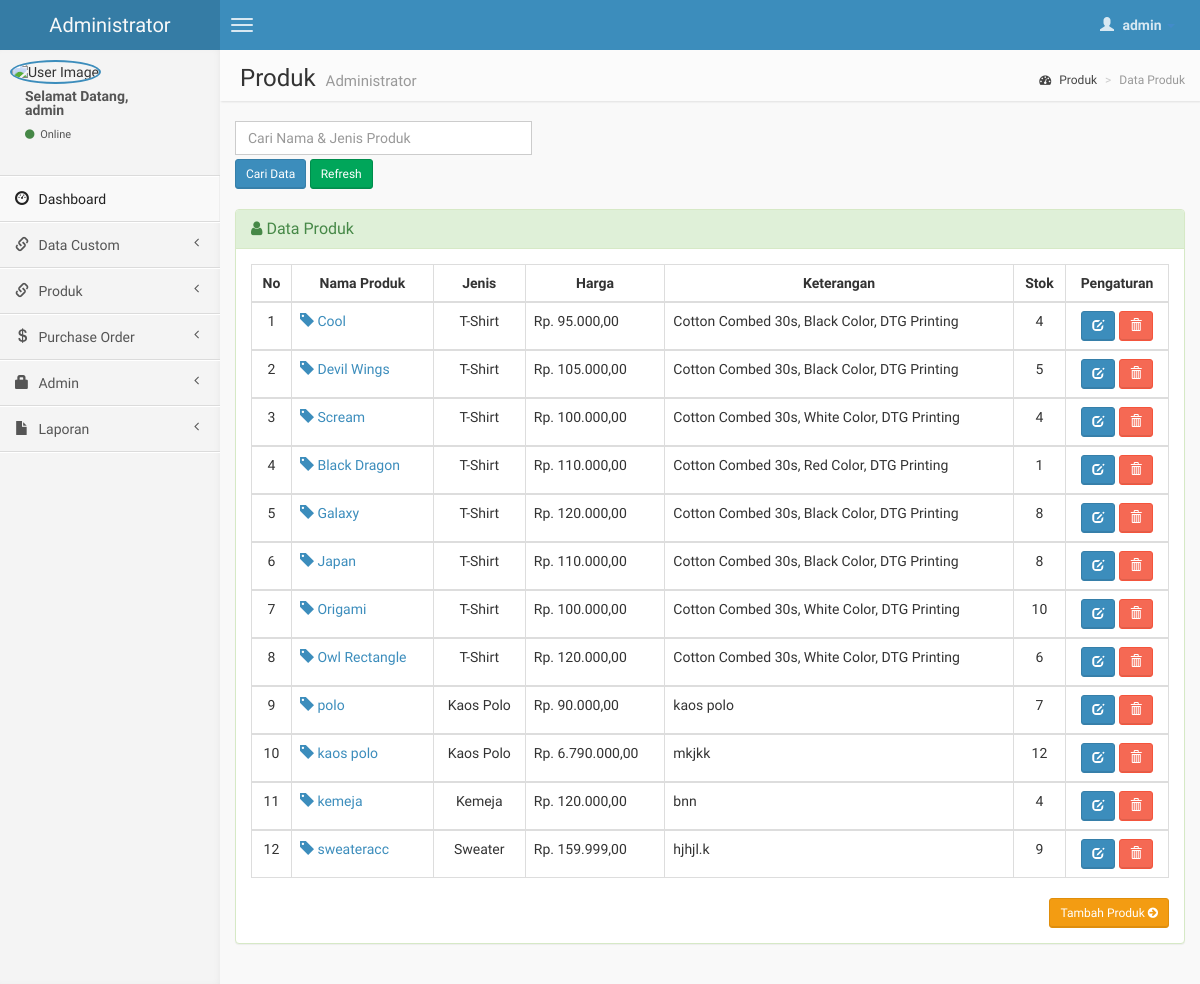
The app's page /admin/produk.php (signed in) with its own data.
### tables this page shows
CREATE TABLE `produk` (
  `kode` int(10) NOT NULL,
  `nama` varchar(30) NOT NULL,
  `jenis` varchar(10) NOT NULL,
  `size` varchar(20) NOT NULL,
  `color` varchar(20) NOT NULL,
  `harga` int(10) NOT NULL,
  `keterangan` varchar(100) NOT NULL,
  `stok` int(3) NOT NULL,
  `gambar` varchar(40) NOT NULL
);

### admin/produk.php (the view, shortened to what this page needs)
<?php include('header.php'); ?>
    <body class="skin-blue">
        <header class="header">
            <a href="index.php" class="logo">
                Administrator
            </a>
            <nav class="navbar navbar-static-top" role="navigation">
                <a href="#" class="navbar-btn sidebar-toggle" data-toggle="offcanvas" role="button">
                    <span class="icon-bar"></span>
                    <span class="icon-bar"></span>
                    <span class="icon-bar"></span>
                </a>
                <div class="navbar-right">
                    <ul class="nav navbar-nav">
                        <li class="dropdown user user-menu">
                            <a href="#" class="dropdown-toggle" data-toggle="dropdown">
                                <i class="glyphicon glyphicon-user"></i>
                                <span><?php echo $_SESSION['fullname']; ?> <i class="caret"></i></span>
                            </a>
                        </li>
                    </ul>
                </div>
            </nav>
        </header>
        <div class="wrapper row-offcanvas row-offcanvas-left">
            <aside class="left-side sidebar-offcanvas">
                <section class="sidebar">
                    <div class="user-panel">
                        <div class="pull-left image">
                            <img src="<?php echo $_SESSION['gambar']; ?>" class="img-circle" alt="User Image" style="border: 2px solid #3C8DBC;" />
                        </div>
                        <div class="pull-left info">
                            <p>Selamat Datang,<br /><?php echo $_SESSION['fullname']; ?></p>
                            <a href="#"><i class="fa fa-circle text-success"></i> Online</a>
                        </div>
                    </div>
                    <?php include "menu.php"; ?>
                </section>
            </aside>
            <aside class="right-side">
                <section class="content-header">
                    <h1>
                        Produk
                        <small>Administrator</small>
                    </h1>
                    <ol class="breadcrumb">
                        <li><a href="#"><i class="fa fa-dashboard"></i> Produk</a></li>
                        <li class="active">Data Produk</li>
                    </ol>
                </section>
                <section class="content">
                    <div class="row">
              <div class="col-lg-4">
              <form action='produk.php' method="POST">
	       <input type='text' class="form-control" style="margin-bottom: 4px;" name='qcari' placeholder='Cari Nama & Jenis Produk' required />
           <input type='submit' value='Cari Data' class="btn btn-sm btn-primary" /> <a href='produk.php' class="btn btn-sm btn-success" >Refresh</i></a>
          	</div>
              </div>
                    <br />
                    <div class="row">
                        <div class="col-lg-12">
                    <div class="panel panel-success">
                        <div class="panel-heading">
                        <h3 class="panel-title"><i class="fa fa-user"></i> Data Produk </h3>
                        </div>
                        <div class="panel-body">
                    <?php
                    $query1="select * from produk";
                    $tampil=mysqli_query($koneksi, $query1) or die(mysqli_error());
                    ?>
                  <table id="example" class="table table-hover table-bordered">
                  <thead>
                      <tr>
                        <th><center>No </center></th>
                        <th><center>Nama Produk </i></center></th>
                        <th><center>Jenis </center></th>
                        <th><center>Harga </center></th>
                        <th><center>Keterangan </center></th>
                        <th><center>Stok </center></th>
                        <th><center>Pengaturan</center></th>
                      </tr>
                  </thead>
                     <?php
                     $no=0;
                     while($data=mysqli_fetch_array($tampil))
                    { $no++; ?>
                    <tbody>
                    <tr>
                    <td><center><?php echo $no; ?></center></td>
                    <td><a href="detail-produk.php?hal=edit&kd=<?php echo $data['kode'];?>"><span class="glyphicon glyphicon-tag"></span> <?php echo $data['nama'];?></td>
                    <td><center><?php echo $data['jenis'];?></center></td>
                    <td>Rp. <?php echo number_format($data['harga'],2,",",".");?></td>
                    <td><?php echo $data['keterangan']; ?></td>
                    <td><center><?php echo $data['stok']; ?></center></td>
                    <td><center><div id="thanks"><a class="btn btn-sm btn-primary" data-placement="bottom" data-toggle="tooltip" title="Edit Produk" href="edit-produk.php?hal=edit&kode=<?php echo $data['kode'];?>"><span class="glyphicon glyphicon-edit"></span></a>
                    <a onclick="return confirm ('Yakin hapus <?php echo $data['nama'];?>.?');" class="btn btn-sm btn-danger tooltips" data-placement="bottom" data-toggle="tooltip" title="Hapus Produk" href="produk.php?hal=hapus&kd=<?php echo $data['kode'];?>"><span class="glyphicon glyphicon-trash"></a></center></td></tr></div>
                 <?php
              }
              ?>
                   </tbody>
                <div class="text-right">
                  <a href="input-produk.php" class="btn btn-sm btn-warning">Tambah Produk <i class="fa fa-arrow-circle-right"></i></a>
                </div>
<?php include('footer.php'); ?>

### records on screen
produk: nama "Cool", jenis "T-Shirt", harga "95.000,00", keterangan "Cotton Combed 30s, Black Color, DTG Printing", stok "4"
produk: nama "Devil Wings", jenis "T-Shirt", harga "105.000,00", keterangan "Cotton Combed 30s, Black Color, DTG Printing", stok "5"
produk: nama "Scream", jenis "T-Shirt", harga "100.000,00", keterangan "Cotton Combed 30s, White Color, DTG Printing", stok "4"
produk: nama "Black Dragon", jenis "T-Shirt", harga "110.000,00", keterangan "Cotton Combed 30s, Red Color, DTG Printing", stok "1"
produk: nama "Galaxy", jenis "T-Shirt", harga "120.000,00", keterangan "Cotton Combed 30s, Black Color, DTG Printing", stok "8"
produk: nama "Japan", jenis "T-Shirt", harga "110.000,00", keterangan "Cotton Combed 30s, Black Color, DTG Printing", stok "8"
produk: nama "Origami", jenis "T-Shirt", harga "100.000,00", keterangan "Cotton Combed 30s, White Color, DTG Printing", stok "10"
produk: nama "Owl Rectangle", jenis "T-Shirt", harga "120.000,00", keterangan "Cotton Combed 30s, White Color, DTG Printing", stok "6"
produk: nama "polo", jenis "Kaos Polo", harga "90.000,00", keterangan "kaos polo", stok "7"
produk: nama "kaos polo", jenis "Kaos Polo", harga "6.790.000,00", keterangan "mkjkk", stok "12"
produk: nama "kemeja", jenis "Kemeja", harga "120.000,00", keterangan "bnn", stok "4"
produk: nama "sweateracc", jenis "Sweater", harga "159.999,00", keterangan "hjhjl.k", stok "9"

### other values on screen
$_SESSION['fullname'] "admin"
